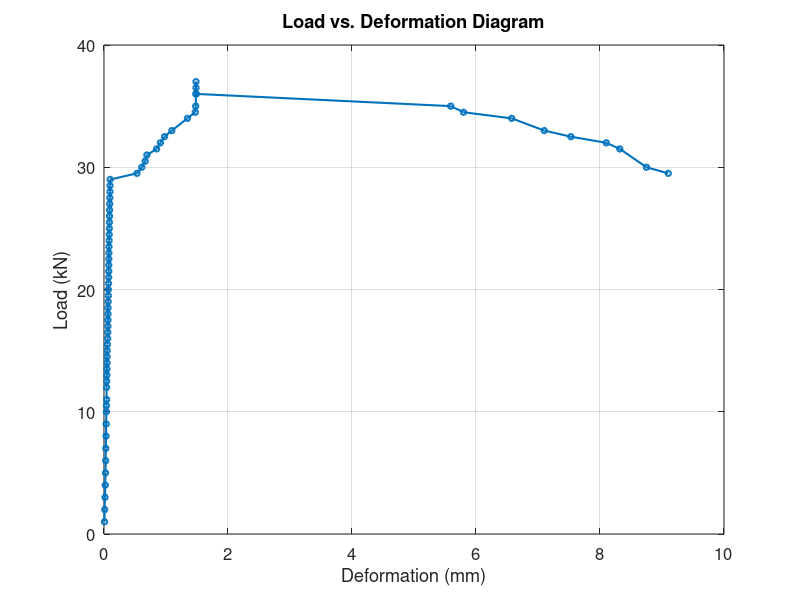

MATLAB code to generate this figure:
% Data
load_kN = [1, 2, 3, 4, 5, 6, 7, 8, 9, 10, 10.5, 11, 12, 12.5, 13, 13.5, 14, 14.5, 15, 15.5, 16, 16.5, 17, 17.5, 18, 18.5, 19, 19.5, 20, 20.5, 21, 21.5, 22, 22.5, 23, 23.5, 24, 24.5, 25, 25.5, 26, 26.5, 27, 27.5, 28, 28.5, 29, 29.5, 30, 30.5, 31, 31.5, 32, 32.5, 33, 34, 34.5, 35, 36, 37, 36.5, 36, 35, 34.5, 34, 33, 32.5, 32, 31.5, 30, 29.5];

deformation_mm = [0.008, 0.011, 0.016, 0.02, 0.024, 0.027, 0.029, 0.033, 0.035, 0.038, 0.04, 0.042, 0.042, 0.044, 0.046, 0.048, 0.049, 0.05, 0.052, 0.054, 0.059, 0.061, 0.063, 0.0632, 0.064, 0.065, 0.067, 0.069, 0.07, 0.073, 0.076, 0.076, 0.077, 0.078, 0.079, 0.08, 0.083, 0.084, 0.086, 0.087, 0.089, 0.09, 0.092, 0.094, 0.096, 0.097, 0.099, 0.532, 0.609, 0.664, 0.692, 0.848, 0.91, 0.976, 1.094, 1.346, 1.472, 1.479, 1.484, 1.484, 1.484, 1.485, 5.593, 5.799, 6.576, 7.101, 7.53, 8.101, 8.32, 8.75, 9.101];

% Plot Load vs. Deformation
figure;
plot(deformation_mm, load_kN, '-o', 'LineWidth', 1.5, 'MarkerSize', 4);
xlabel('Deformation (mm)');
ylabel('Load (kN)');
title('Load vs. Deformation Diagram');
grid on;

% Improve readability
set(gca, 'FontSize', 12);
